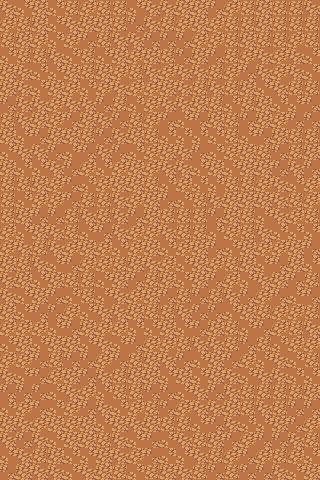

This is a level from a 2D game, rendered from its Tiled map with the project's own tilesets. A one-line summary and the complete map file follow:
An orthogonal 20x30 tile map with 16x16 px tiles, 2 tile layers (Ground, Gems), 2 tilesets and 1 object (Player).

<map version="1.10" tiledversion="1.10.1" orientation="orthogonal" renderorder="right-down" width="20" height="30" tilewidth="16" tileheight="16" infinite="0" nextlayerid="4" nextobjectid="2">
 <editorsettings>
  <export target="map.json" format="json" />
 </editorsettings>
 <tileset firstgid="1" name="dirt-tiles" tilewidth="16" tileheight="16" spacing="2" margin="1" tilecount="320" columns="16">
  <image source="tilesets/dirt-tiles.png" width="288" height="360" />
 </tileset>
 <tileset firstgid="321" name="gems-tiles" tilewidth="16" tileheight="16" tilecount="21" columns="3">
  <image source="tilesets/gems-tiles.png" width="48" height="112" />
 </tileset>
 <layer id="1" name="Ground" width="20" height="30" locked="1">
  <data encoding="csv">
258,241,18,241,226,257,226,226,241,258,258,18,18,242,257,226,18,226,226,258,
257,226,18,241,258,18,18,226,242,258,226,257,18,257,226,226,18,226,226,226,
226,18,257,241,257,242,226,258,258,242,242,242,257,257,226,18,226,226,257,226,
241,226,226,258,241,226,241,18,257,18,226,242,18,242,226,257,258,257,258,241,
18,258,241,241,18,226,18,257,226,258,257,258,258,226,257,242,258,257,258,241,
18,258,241,18,257,241,257,258,257,257,18,258,226,258,226,18,241,258,226,226,
242,258,258,257,258,258,242,226,241,257,258,258,18,226,241,226,18,241,241,242,
226,258,18,257,242,18,258,242,226,257,242,241,242,18,226,242,18,257,242,242,
18,241,242,18,18,226,242,258,18,226,241,241,241,241,226,241,242,18,226,226,
241,258,258,242,241,242,258,242,241,257,18,258,242,241,257,18,226,242,226,18,
18,241,241,258,242,257,241,257,18,257,258,258,241,18,241,18,18,242,258,242,
226,226,18,257,242,241,257,18,18,226,241,257,241,241,226,226,257,258,241,257,
226,241,257,257,242,226,226,258,257,18,242,241,226,258,18,18,18,258,226,257,
226,18,242,242,226,258,226,258,242,18,226,226,226,242,18,226,241,258,257,226,
257,241,18,258,226,241,242,258,257,257,258,226,226,241,257,226,258,241,241,241,
257,258,226,258,257,18,257,241,257,18,241,257,18,242,241,18,257,257,18,242,
18,226,258,241,242,257,257,226,18,258,257,241,18,257,226,18,241,242,18,241,
258,18,241,18,226,226,241,18,242,226,18,241,18,242,257,241,258,18,242,226,
258,241,18,242,241,226,241,258,257,18,242,226,242,226,258,242,257,242,241,242,
18,241,242,242,257,241,258,258,18,226,226,258,242,242,241,18,226,257,257,226,
257,257,257,241,242,18,257,257,241,241,18,241,242,18,226,241,242,257,226,258,
241,18,241,18,18,241,258,241,242,257,257,226,258,258,226,242,226,241,257,257,
257,257,242,226,242,242,257,242,226,18,258,242,241,18,242,257,241,258,241,226,
258,241,242,257,18,242,258,226,18,18,241,18,241,18,258,241,258,258,241,241,
242,242,242,241,258,257,241,226,226,242,242,241,258,242,258,226,226,226,226,18,
241,257,242,241,257,242,258,241,257,226,242,257,258,258,18,226,258,226,242,242,
18,258,257,18,257,18,241,18,258,18,226,226,241,242,258,241,241,18,242,257,
258,242,258,241,18,18,226,258,241,242,241,258,226,18,242,257,242,242,258,226,
241,258,226,18,241,241,18,258,257,242,241,241,258,226,257,242,257,226,257,241,
242,18,258,258,241,258,18,226,241,226,18,258,226,242,226,242,242,258,241,18
</data>
 </layer>
 <layer id="2" name="Gems" width="20" height="30">
  <data encoding="csv">
0,0,0,0,0,0,0,0,0,0,0,0,0,0,0,0,0,0,0,0,
0,0,0,0,0,0,0,0,0,0,0,0,0,0,0,0,0,0,0,0,
0,0,0,0,0,0,0,0,0,0,0,0,0,0,0,0,0,0,0,0,
0,0,0,0,0,0,0,0,0,0,0,0,0,0,0,0,0,0,0,0,
0,0,0,0,0,0,0,0,0,0,0,0,0,0,0,0,0,0,0,0,
0,0,0,0,0,0,0,0,0,0,0,0,0,0,0,0,0,0,0,0,
0,0,0,0,0,0,0,0,0,0,0,0,0,0,0,0,0,0,0,0,
0,0,0,0,0,0,0,0,0,0,0,0,0,0,0,0,0,0,0,0,
0,0,0,0,0,0,0,0,0,0,0,0,0,0,0,0,0,0,0,0,
0,0,0,0,0,0,0,0,0,0,0,0,0,0,0,0,0,0,0,0,
0,0,0,0,0,0,0,0,0,0,0,0,0,0,0,0,0,0,0,0,
0,0,0,0,0,0,0,0,0,0,0,0,0,0,0,0,0,0,0,0,
0,0,0,0,0,0,0,0,0,0,0,0,0,0,0,0,0,0,0,0,
0,0,0,0,0,0,0,0,0,0,0,0,0,0,0,0,0,0,0,0,
0,0,0,0,0,0,0,0,0,0,0,0,0,0,0,0,0,0,0,0,
0,0,0,0,0,0,0,0,0,0,0,0,0,0,0,0,0,0,0,0,
0,0,0,0,0,0,0,0,0,0,0,0,0,0,0,0,0,0,0,0,
0,0,0,0,0,0,0,0,0,0,0,0,0,0,0,0,0,0,0,0,
0,0,0,0,0,0,0,0,0,0,0,0,0,0,0,0,0,0,0,0,
0,0,0,0,0,0,0,0,0,0,0,0,0,0,0,0,0,0,0,0,
0,0,0,0,0,0,0,0,0,0,0,0,0,0,0,0,0,0,0,0,
0,0,0,0,0,0,0,0,0,0,0,0,0,0,0,0,0,0,0,0,
0,0,0,0,0,0,0,0,0,0,0,0,0,0,0,0,0,0,0,0,
0,0,0,0,0,0,0,0,0,0,0,0,0,0,0,0,0,0,0,0,
0,0,0,0,0,0,0,0,0,0,0,0,0,0,0,0,0,0,0,0,
0,0,0,0,0,0,0,0,0,0,0,0,0,0,0,0,0,0,0,0,
0,0,0,0,0,0,0,0,0,0,0,0,0,0,0,0,0,0,0,0,
0,0,0,0,0,0,0,0,0,0,0,0,0,0,0,0,0,0,0,0,
0,0,0,0,0,0,0,0,0,0,0,0,0,0,0,0,0,0,0,0,
0,0,0,0,0,0,0,0,0,0,0,0,0,0,0,0,0,0,0,0
</data>
 </layer>
 <objectgroup id="3" name="Objects">
  <object id="1" name="Player" x="0" y="0">
   <point />
  </object>
 </objectgroup>
</map>